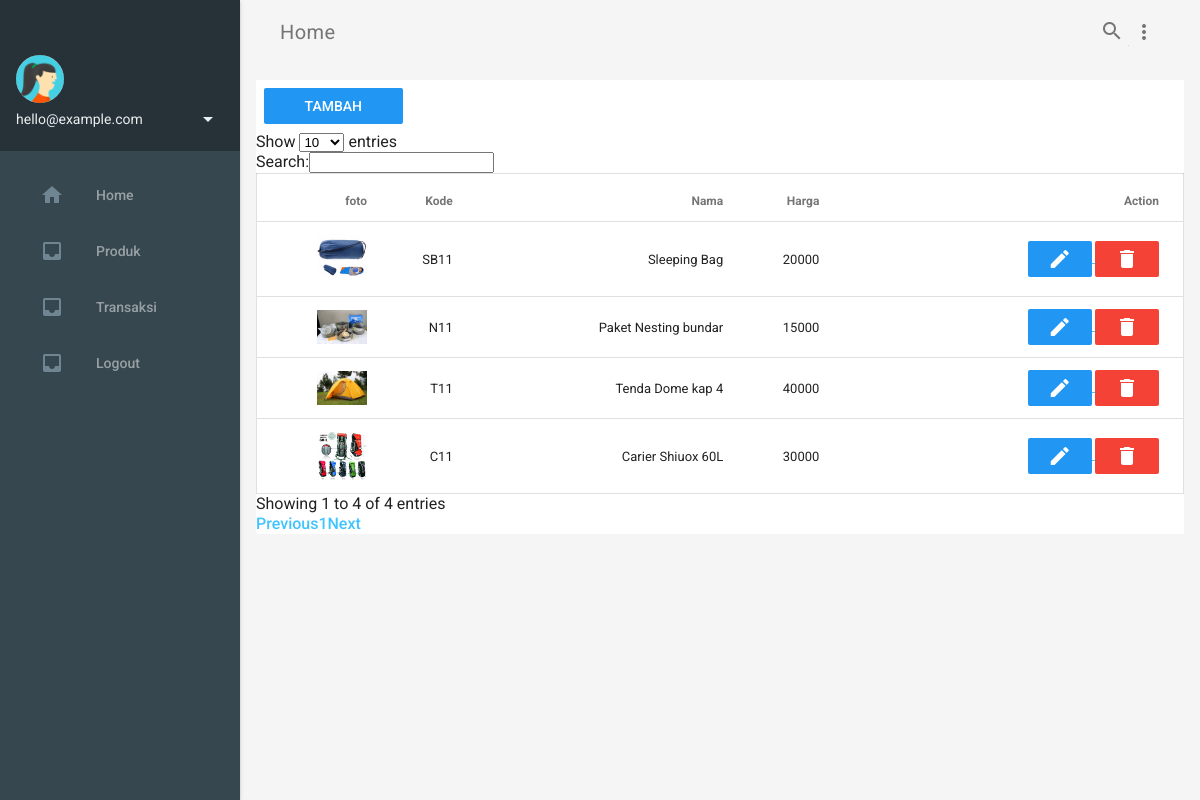
The page /admin/index.php?halaman=produk on the database its author committed.
### tables this page shows
CREATE TABLE `produk` (
  `Id` int(11) NOT NULL,
  `kode_produk` varchar(255) DEFAULT NULL,
  `foto_produk` text DEFAULT NULL,
  `nama_produk` varchar(255) DEFAULT NULL,
  `deskripsi` text DEFAULT NULL,
  `harga_produk` varchar(255) DEFAULT NULL
);

### admin/produk/produk.php (the view)
<a href="?halaman=produk_tambah" class="mdl-cell mdl-cell--2-col mdl-button mdl-color--blue-500 mdl-color-text--white">tambah produk</a>
<table id="example" class="mdl-data-table mdl-cell--12-col  " style="width:100%">
    <thead>
        <tr>
            <th>foto</th>
            <th>Kode</th>
            <th>Nama</th>
            <th>Harga</th>
            <th>Action</th>
        </tr>
    </thead>
    <tbody>
        <?php
        $query = $conn->query("SELECT * FROM produk order by Id desc");
        while ($data = $query->fetch_assoc()) {
            ?>
        <tr>
            <td><img width="50px" src="produk_foto/<?= $data['foto_produk']; ?>"></td>
            <td><?= $data['kode_produk']; ?></td>
            <td><?= $data['nama_produk']; ?></td>
            <td><?= $data['harga_produk']; ?></td>
            <td>
                <a href="?halaman=produk_edit&Id=<?= $data['kode_produk']; ?>"><button class="mdl-button mdl-color--blue-500 mdl-color-text--white"><i class="material-icons">edit</i></button> </a>
                <a href="?halaman=produk_delete&Id=<?= $data['kode_produk']; ?>"><button class="mdl-button mdl-color--red-500 mdl-color-text--white"><i class="material-icons">delete</i> </button></a>
            </td>
        </tr>
            <?php
        }
        ?>
    </tbody>
</table>

### assets/css/styles.css (style rules this page uses)
html, body { font-family: 'Roboto', 'Helvetica', sans-serif; }

### rows shown on the page
produk: foto_produk (picture), kode_produk "SB11", nama_produk "Sleeping Bag", harga_produk "20000"
produk: foto_produk (picture), kode_produk "N11", nama_produk "Paket Nesting bundar", harga_produk "15000"
produk: foto_produk (picture), kode_produk "T11", nama_produk "Tenda Dome kap 4", harga_produk "40000"
produk: foto_produk (picture), kode_produk "C11", nama_produk "Carier Shiuox 60L", harga_produk "30000"
